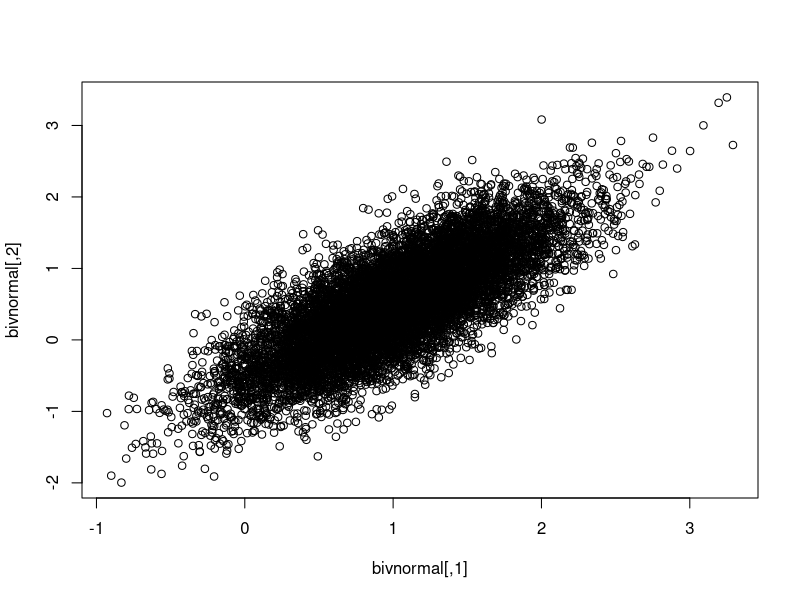

Recreate this plot in R.
#-----------------------------------------------------
# MDS - Fundamentos 
# Distribuciones Multivariantes
# Practica 5
#-----------------------------------------------------

rm(list=ls())

#-----------------------------------------------------------------
# Vector de medias y Matriz de Covarianzas
#-----------------------------------------------------------------
# Vector de medias; Un vector es siempre un vector columna (aqui 2x1)

media <- c(1, 0.5)   
media

# Matriz de Covarianzas

S <- matrix(c(0.55^2, 0.3, 0.3, 0.7^2),2,2)   #debe ser simetrica
S

#-----------------------------------------------------------------
# Calculo de la Media y varianza de Y
#-----------------------------------------------------------------
# Vector de pesos
a <- c(0.7, 0.3)

# Media y Varianza
media.Y <- t(a) %*% media    
media.Y
varianza.Y <- t(a) %*% S %*% a
varianza.Y

#-----------------------------------------------------------------
# Calculo de la Probabilidad Pr(Y<1.8) de forma exacta
#-----------------------------------------------------------------

pnorm(1.8, media.Y, sqrt(varianza.Y))  


#-----------------------------------------------------------------
# Simulacion de una normal bivariada
#-----------------------------------------------------------------
library(MASS)  #paquete MASS trabaja con la dist normal en dos dimensiones
set.seed(2121)
bivnormal <- mvrnorm(10000, media, S)  #10000 muestras con ese vector de medias y esa matriz de covarianza
bivnormal
plot(bivnormal)

#-----------------------------------------------------------------
# Calcular Pr(0.7X1+0.3X2<1.8) por Simulacon
#-----------------------------------------------------------------


m<-sum(0.7*bivnormal[,1]+0.3*bivnormal[,2]<1.8)   
m
m/10000


#Prob (x1 <1.2, x2<0.7)

m2 <- sum(bivnormal[,1]<1.2&bivnormal[,2]<0.7)
m2
m2/10000

